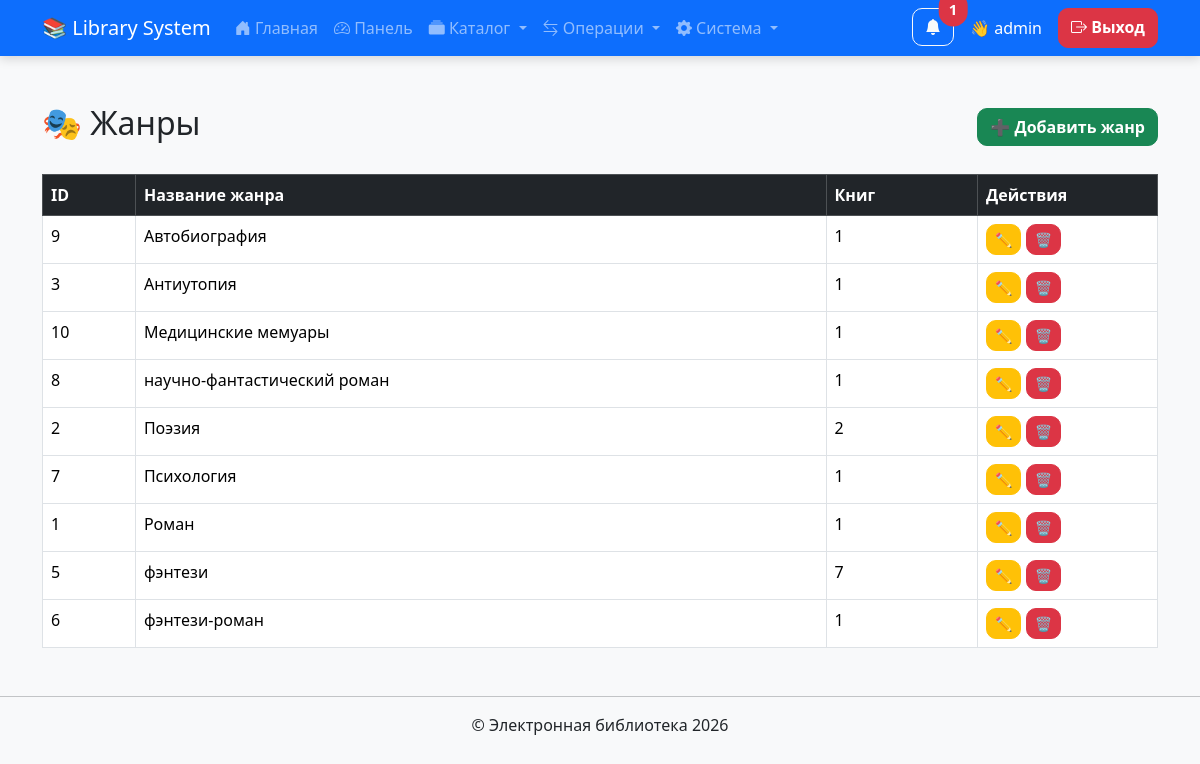
Screenshot of /genres/index.php (signed in) with the database file from the repository.
### tables this page shows
CREATE TABLE `genres` (
  `id` int(11) NOT NULL,
  `name` varchar(100) NOT NULL
);

### genres/index.php (the view, shortened to what this page needs)
<?php
require_once "../config/db.php";
$result = $conn->query("
SELECT
    genres.*,
    COUNT(books.id) AS total_books
FROM genres
LEFT JOIN books
ON genres.id = books.genre_id
GROUP BY genres.id
ORDER BY genres.name
");
include "../includes/header.php";
include "../includes/navbar.php";
?>
<div class="container mt-5">
<div class="d-flex justify-content-between align-items-center mb-4">
<h2>🎭 Жанры</h2>
<a href="add.php" class="btn btn-success">
➕ Добавить жанр
</a>
</div>
<table class="table table-bordered table-hover">
<thead class="table-dark">
<tr>
<th>ID</th>
<th>Название жанра</th>
<th>Книг</th>
<th width="180">Действия</th>
</tr>
</thead>
<tbody>
<?php while($genre = $result->fetch_assoc()): ?>
<tr>
<td><?= $genre["id"] ?></td>
<td><?= htmlspecialchars($genre["name"]) ?></td>
<td><?= $genre["total_books"] ?></td>
<td>
<a
href="edit.php?id=<?= $genre["id"] ?>"
class="btn btn-warning btn-sm">
✏️
</a>
<a
href="delete.php?id=<?= $genre["id"] ?>"
class="btn btn-danger btn-sm"
onclick="return confirm('Удалить жанр?')">
🗑️
</a>
</td>
</tr>
<?php endwhile; ?>
</tbody>
</table>
</div>
<?php include "../includes/footer.php"; ?>

### assets/css/style.css (style rules this page uses)
body { background:#f4f6f9; font-family:'Segoe UI',sans-serif; }
.btn { border-radius:10px; font-weight:600; }

### rows the page displays
genres: id "9", name "Автобиография", total_books "1"
genres: id "3", name "Антиутопия", total_books "1"
genres: id "10", name "Медицинские мемуары", total_books "1"
genres: id "8", name "научно-фантастический роман", total_books "1"
genres: id "2", name "Поэзия", total_books "2"
genres: id "7", name "Психология", total_books "1"
genres: id "1", name "Роман", total_books "1"
genres: id "5", name "фэнтези", total_books "7"
genres: id "6", name "фэнтези-роман", total_books "1"

### other values shown
$notifTotal "1"
$_SESSION["username"] "admin"
